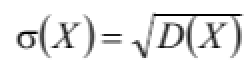
#> input picture images/srd_kdr.png, 122 x 36 px (shown 2 times larger)
$ python TerVer_LAB_4.py
#> lines starting #> are read from the running program, lines starting #| are printed output that depends on the picture
import numpy as np
from math import *
from PIL import Image
import matplotlib.pyplot as plt

image1 = Image.open('images/srd_kdr.png')
#> image1 is the input picture: PIL image 122x36 RGBA; mean R, G, B, A 234.1, 234.1, 234.1, 255
image2 = Image.open('images/dispisya.png')
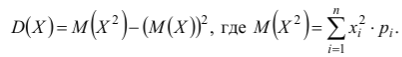
#> input picture images/dispisya.png, 402 x 57 px
#> image2 is the input picture: PIL image 402x57 RGBA; mean R, G, B, A 242.8, 242.8, 242.8, 255
image3 = Image.open('images/Matozha.png')
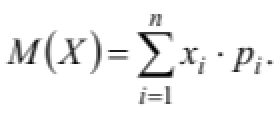
#> input picture images/Matozha.png, 140 x 59 px (shown 2 times larger)
#> image3 is the input picture: PIL image 140x59 RGBA; mean R, G, B, A 242.9, 242.9, 242.9, 255


def C_bezrepeat(n, m):
    return factorial(n) / (factorial(n - m) * factorial(m))


# [15 lines left out: functions binom, chisl_harac, not called in this run]


def gip_geo(n, m, k, X):
    p = (C_bezrepeat(m, k) * C_bezrepeat(n - m, X - k)) / C_bezrepeat(n, X)
    return p


# [81 lines left out: functions psevd_geo, puass, puass_quest, F, condition, GERAF, not called in this run]


while True:
#> (the run stopped early here; a loop or call above may not have finished)
